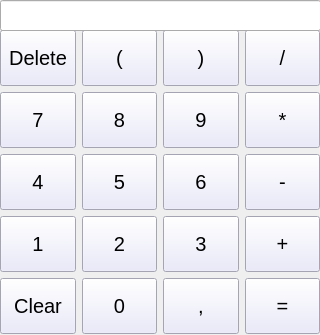
<?xml version="1.0" encoding="UTF-8"?>
<ui version="4.0">
 <class>Form</class>
 <widget class="QWidget" name="Form">
  <property name="geometry">
   <rect>
    <x>0</x>
    <y>0</y>
    <width>320</width>
    <height>335</height>
   </rect>
  </property>
  <property name="windowTitle">
   <string>Form</string>
  </property>
  <property name="styleSheet">
   <string notr="true">QPushButton{
height: 48px;
width:  48px;
font-size: 20px;
	background-color: rgb(230, 230, 250);
}
QPushButton:hover{
	background-color: rgb(236, 230, 255);
}
QPushButton:pressed{
	background-color: rgb(85, 170, 255);
}</string>
  </property>
  <widget class="QWidget" name="gridLayoutWidget">
   <property name="geometry">
    <rect>
     <x>0</x>
     <y>30</y>
     <width>320</width>
     <height>306</height>
    </rect>
   </property>
   <layout class="QGridLayout" name="gridLayout">
    <item row="2" column="0">
     <widget class="QPushButton" name="button_4">
      <property name="text">
       <string>4</string>
      </property>
     </widget>
    </item>
    <item row="3" column="0">
     <widget class="QPushButton" name="button_1">
      <property name="text">
       <string>1</string>
      </property>
     </widget>
    </item>
    <item row="2" column="1">
     <widget class="QPushButton" name="button_5">
      <property name="text">
       <string>5</string>
      </property>
      <property name="iconSize">
       <size>
        <width>50</width>
        <height>16</height>
       </size>
      </property>
     </widget>
    </item>
    <item row="2" column="2">
     <widget class="QPushButton" name="button_6">
      <property name="text">
       <string>6</string>
      </property>
     </widget>
    </item>
    <item row="4" column="1">
     <widget class="QPushButton" name="button_0">
      <property name="text">
       <string>0</string>
      </property>
     </widget>
    </item>
    <item row="3" column="2">
     <widget class="QPushButton" name="button_3">
      <property name="text">
       <string>3</string>
      </property>
     </widget>
    </item>
    <item row="1" column="2">
     <widget class="QPushButton" name="button_9">
      <property name="text">
       <string>9</string>
      </property>
     </widget>
    </item>
    <item row="3" column="1">
     <widget class="QPushButton" name="button_2">
      <property name="text">
       <string>2</string>
      </property>
     </widget>
    </item>
    <item row="1" column="1">
     <widget class="QPushButton" name="button_8">
      <property name="text">
       <string>8</string>
      </property>
     </widget>
    </item>
    <item row="1" column="0">
     <widget class="QPushButton" name="button_7">
      <property name="text">
       <string>7</string>
      </property>
     </widget>
    </item>
    <item row="0" column="3">
     <widget class="QPushButton" name="button_podilutu">
      <property name="text">
       <string>/</string>
      </property>
     </widget>
    </item>
    <item row="1" column="3">
     <widget class="QPushButton" name="button_pomnosh">
      <property name="text">
       <string>*</string>
      </property>
     </widget>
    </item>
    <item row="3" column="3">
     <widget class="QPushButton" name="button_plus">
      <property name="text">
       <string>+</string>
      </property>
     </widget>
    </item>
    <item row="2" column="3">
     <widget class="QPushButton" name="button_minus">
      <property name="text">
       <string>-</string>
      </property>
     </widget>
    </item>
    <item row="4" column="3">
     <widget class="QPushButton" name="button_dorivnye">
      <property name="text">
       <string>=</string>
      </property>
     </widget>
    </item>
    <item row="4" column="2">
     <widget class="QPushButton" name="button_koma">
      <property name="text">
       <string>,</string>
      </property>
     </widget>
    </item>
    <item row="4" column="0">
     <widget class="QPushButton" name="button_clear">
      <property name="text">
       <string>Clear</string>
      </property>
     </widget>
    </item>
    <item row="0" column="0">
     <widget class="QPushButton" name="button_delete">
      <property name="text">
       <string>Delete</string>
      </property>
     </widget>
    </item>
    <item row="0" column="1">
     <widget class="QPushButton" name="pushButton">
      <property name="text">
       <string>(</string>
      </property>
     </widget>
    </item>
    <item row="0" column="2">
     <widget class="QPushButton" name="pushButton_2">
      <property name="text">
       <string>)</string>
      </property>
     </widget>
    </item>
   </layout>
  </widget>
  <widget class="QLineEdit" name="lineEdit">
   <property name="geometry">
    <rect>
     <x>0</x>
     <y>0</y>
     <width>321</width>
     <height>31</height>
    </rect>
   </property>
   <property name="inputMask">
    <string/>
   </property>
   <property name="readOnly">
    <bool>true</bool>
   </property>
  </widget>
 </widget>
 <resources/>
 <connections/>
</ui>
